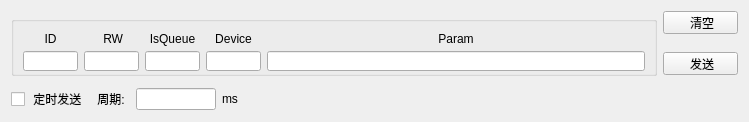
          <widget class="QWidget" name="tab_4">
           <attribute name="title">
            <string>指令发送</string>
           </attribute>
           <layout class="QGridLayout" name="gridLayout_4">
            <item row="5" column="8">
             <spacer name="horizontalSpacer_3">
              <property name="orientation">
               <enum>Qt::Horizontal</enum>
              </property>
              <property name="sizeType">
               <enum>QSizePolicy::Minimum</enum>
              </property>
              <property name="sizeHint" stdset="0">
               <size>
                <width>75</width>
                <height>20</height>
               </size>
              </property>
             </spacer>
            </item>
            <item row="5" column="0" colspan="2">
             <widget class="QCheckBox" name="checkBox_2">
              <property name="minimumSize">
               <size>
                <width>77</width>
                <height>0</height>
               </size>
              </property>
              <property name="maximumSize">
               <size>
                <width>77</width>
                <height>16777215</height>
               </size>
              </property>
              <property name="text">
               <string> 定时发送</string>
              </property>
             </widget>
            </item>
            <item row="5" column="2" colspan="2">
             <widget class="QLabel" name="label_18">
              <property name="minimumSize">
               <size>
                <width>36</width>
                <height>0</height>
               </size>
              </property>
              <property name="maximumSize">
               <size>
                <width>36</width>
                <height>16777215</height>
               </size>
              </property>
              <property name="text">
               <string> 周期:</string>
              </property>
             </widget>
            </item>
            <item row="5" column="4" colspan="2">
             <widget class="QLineEdit" name="lineEdit_9">
              <property name="minimumSize">
               <size>
                <width>80</width>
                <height>0</height>
               </size>
              </property>
              <property name="maximumSize">
               <size>
                <width>80</width>
                <height>16777215</height>
               </size>
              </property>
             </widget>
            </item>
            <item row="5" column="6">
             <widget class="QLabel" name="label_17">
              <property name="minimumSize">
               <size>
                <width>40</width>
                <height>0</height>
               </size>
              </property>
              <property name="maximumSize">
               <size>
                <width>40</width>
                <height>16777215</height>
               </size>
              </property>
              <property name="text">
               <string>ms</string>
              </property>
             </widget>
            </item>
            <item row="5" column="7">
             <spacer name="horizontalSpacer_2">
              <property name="orientation">
               <enum>Qt::Horizontal</enum>
              </property>
              <property name="sizeHint" stdset="0">
               <size>
                <width>389</width>
                <height>20</height>
               </size>
              </property>
             </spacer>
            </item>
            <item row="0" column="0" rowspan="5" colspan="8">
             <widget class="QGroupBox" name="groupBox">
              <property name="minimumSize">
               <size>
                <width>0</width>
                <height>60</height>
               </size>
              </property>
              <property name="maximumSize">
               <size>
                <width>16777215</width>
                <height>60</height>
               </size>
              </property>
              <property name="title">
               <string/>
              </property>
              <layout class="QGridLayout" name="gridLayout_6">
               <item row="0" column="2">
                <widget class="QLabel" name="label_6">
                 <property name="minimumSize">
                  <size>
                   <width>55</width>
                   <height>16</height>
                  </size>
                 </property>
                 <property name="maximumSize">
                  <size>
                   <width>55</width>
                   <height>16</height>
                  </size>
                 </property>
                 <property name="text">
                  <string>IsQueue</string>
                 </property>
                 <property name="alignment">
                  <set>Qt::AlignCenter</set>
                 </property>
                </widget>
               </item>
               <item row="0" column="0">
                <widget class="QLabel" name="label_15">
                 <property name="minimumSize">
                  <size>
                   <width>55</width>
                   <height>16</height>
                  </size>
                 </property>
                 <property name="maximumSize">
                  <size>
                   <width>55</width>
                   <height>16</height>
                  </size>
                 </property>
                 <property name="text">
                  <string>ID</string>
                 </property>
                 <property name="alignment">
                  <set>Qt::AlignCenter</set>
                 </property>
                </widget>
               </item>
               <item row="0" column="1">
                <widget class="QLabel" name="label_5">
                 <property name="minimumSize">
                  <size>
                   <width>55</width>
                   <height>16</height>
                  </size>
                 </property>
                 <property name="maximumSize">
                  <size>
                   <width>55</width>
                   <height>16</height>
                  </size>
                 </property>
                 <property name="text">
                  <string> RW</string>
                 </property>
                 <property name="alignment">
                  <set>Qt::AlignCenter</set>
                 </property>
                </widget>
               </item>
               <item row="0" column="4">
                <widget class="QLabel" name="label_7">
                 <property name="minimumSize">
                  <size>
                   <width>0</width>
                   <height>16</height>
                  </size>
                 </property>
                 <property name="maximumSize">
                  <size>
                   <width>16777215</width>
                   <height>16</height>
                  </size>
                 </property>
                 <property name="text">
                  <string>Param</string>
                 </property>
                 <property name="alignment">
                  <set>Qt::AlignCenter</set>
                 </property>
                </widget>
               </item>
               <item row="1" column="0">
                <widget class="QLineEdit" name="DobotCmdID">
                 <property name="minimumSize">
                  <size>
                   <width>55</width>
                   <height>20</height>
                  </size>
                 </property>
                 <property name="maximumSize">
                  <size>
                   <width>55</width>
                   <height>20</height>
                  </size>
                 </property>
                 <property name="maxLength">
                  <number>2</number>
                 </property>
                 <property name="alignment">
                  <set>Qt::AlignCenter</set>
                 </property>
                </widget>
               </item>
               <item row="1" column="4">
                <widget class="QLineEdit" name="DobotCmdParam">
                 <property name="minimumSize">
                  <size>
                   <width>0</width>
                   <height>20</height>
                  </size>
                 </property>
                 <property name="maximumSize">
                  <size>
                   <width>16777215</width>
                   <height>20</height>
                  </size>
                 </property>
                </widget>
               </item>
               <item row="1" column="2">
                <widget class="QLineEdit" name="DobotCmdIsQueue">
                 <property name="minimumSize">
                  <size>
                   <width>55</width>
                   <height>20</height>
                  </size>
                 </property>
                 <property name="maximumSize">
                  <size>
                   <width>55</width>
                   <height>20</height>
                  </size>
                 </property>
                 <property name="maxLength">
                  <number>1</number>
                 </property>
                 <property name="alignment">
                  <set>Qt::AlignCenter</set>
                 </property>
                </widget>
               </item>
               <item row="1" column="1">
                <widget class="QLineEdit" name="DobotCmdRW">
                 <property name="minimumSize">
                  <size>
                   <width>55</width>
                   <height>20</height>
                  </size>
                 </property>
                 <property name="maximumSize">
                  <size>
                   <width>55</width>
                   <height>20</height>
                  </size>
                 </property>
                 <property name="maxLength">
                  <number>1</number>
                 </property>
                 <property name="alignment">
                  <set>Qt::AlignCenter</set>
                 </property>
                </widget>
               </item>
               <item row="1" column="3">
                <widget class="QLineEdit" name="DobotCmdDevice">
                 <property name="minimumSize">
                  <size>
                   <width>55</width>
                   <height>20</height>
                  </size>
                 </property>
                 <property name="maximumSize">
                  <size>
                   <width>55</width>
                   <height>20</height>
                  </size>
                 </property>
                 <property name="maxLength">
                  <number>1</number>
                 </property>
                 <property name="alignment">
                  <set>Qt::AlignCenter</set>
                 </property>
                </widget>
               </item>
               <item row="0" column="3">
                <widget class="QLabel" name="label_50">
                 <property name="minimumSize">
                  <size>
                   <width>55</width>
                   <height>16</height>
                  </size>
                 </property>
                 <property name="maximumSize">
                  <size>
                   <width>55</width>
                   <height>16</height>
                  </size>
                 </property>
                 <property name="text">
                  <string>Device</string>
                 </property>
                 <property name="alignment">
                  <set>Qt::AlignCenter</set>
                 </property>
                </widget>
               </item>
              </layout>
             </widget>
            </item>
            <item row="0" column="8">
             <widget class="QPushButton" name="pushButton_4">
              <property name="minimumSize">
               <size>
                <width>75</width>
                <height>23</height>
               </size>
              </property>
              <property name="maximumSize">
               <size>
                <width>75</width>
                <height>23</height>
               </size>
              </property>
              <property name="text">
               <string> 清空</string>
              </property>
             </widget>
            </item>
            <item row="3" column="8">
             <widget class="QPushButton" name="pushButton_5">
              <property name="minimumSize">
               <size>
                <width>75</width>
                <height>23</height>
               </size>
              </property>
              <property name="maximumSize">
               <size>
                <width>75</width>
                <height>23</height>
               </size>
              </property>
              <property name="text">
               <string> 发送</string>
              </property>
             </widget>
            </item>
           </layout>
          </widget>
